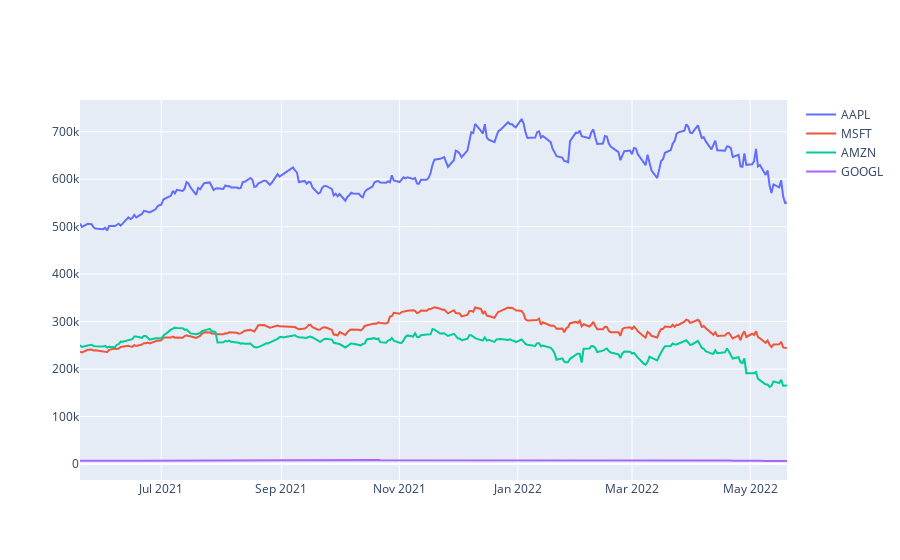

Notebook source saved alongside this figure:
### Code cell
# Visualize Value of Individual Stocks
fig = go.Figure()
fig.add_trace(go.Scatter(x=portfolio_val.index, y= portfolio_val['AAPL'], name='AAPL'))
fig.add_trace(go.Scatter(x=portfolio_val.index, y= portfolio_val['MSFT'],name='MSFT'))
fig.add_trace(go.Scatter(x=portfolio_val.index, y= portfolio_val['AMZN'],name='AMZN'))
fig.add_trace(go.Scatter(x=portfolio_val.index, y= portfolio_val['GOOGL'],name='GOOGL'))

### Figure 1 — Plotly figure (JSON) as saved in the notebook; plotly's stock layout.template omitted (floating-point values rounded to 4 significant figures; data arrays with more than 128 entries replaced by an {"elided": "..."} marker saying what was removed)
{"data": [{"name": "AAPL", "type": "scatter", "x": {"elided": "254 str values"}, "y": {"elided": "254 float values"}}, {"name": "MSFT", "type": "scatter", "x": {"elided": "254 str values"}, "y": {"elided": "254 float values"}}, {"name": "AMZN", "type": "scatter", "x": {"elided": "254 str values"}, "y": {"elided": "254 float values"}}, {"name": "GOOGL", "type": "scatter", "x": {"elided": "254 str values"}, "y": {"elided": "254 float values"}}], "layout": {}}
